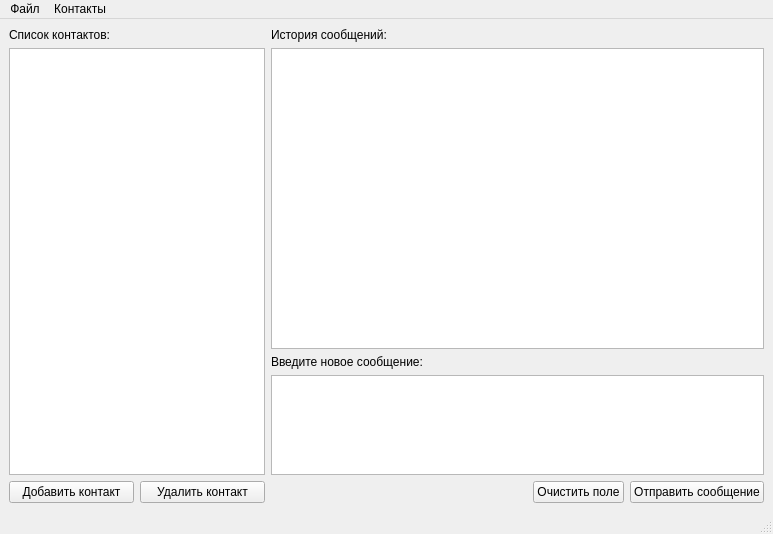
<?xml version="1.0" encoding="UTF-8"?>
<ui version="4.0">
 <class>MainClientWindow</class>
 <widget class="QMainWindow" name="MainClientWindow">
  <property name="geometry">
   <rect>
    <x>0</x>
    <y>0</y>
    <width>773</width>
    <height>534</height>
   </rect>
  </property>
  <property name="minimumSize">
   <size>
    <width>756</width>
    <height>534</height>
   </size>
  </property>
  <property name="windowTitle">
   <string>Чат Программа alpha release</string>
  </property>
  <widget class="QWidget" name="centralwidget">
   <layout class="QHBoxLayout" name="horizontalLayout_3">
    <item>
     <layout class="QVBoxLayout" name="verticalLayout_5">
      <item>
       <layout class="QVBoxLayout" name="verticalLayout_4">
        <item>
         <widget class="QLabel" name="label_contacts">
          <property name="text">
           <string>Список контактов:</string>
          </property>
         </widget>
        </item>
        <item>
         <widget class="QListView" name="list_contacts">
          <property name="sizePolicy">
           <sizepolicy hsizetype="Fixed" vsizetype="Expanding">
            <horstretch>0</horstretch>
            <verstretch>0</verstretch>
           </sizepolicy>
          </property>
         </widget>
        </item>
       </layout>
      </item>
      <item>
       <layout class="QHBoxLayout" name="horizontalLayout_2">
        <item>
         <widget class="QPushButton" name="btn_add_contact">
          <property name="text">
           <string>Добавить контакт</string>
          </property>
         </widget>
        </item>
        <item>
         <widget class="QPushButton" name="btn_remove_contact">
          <property name="text">
           <string>Удалить контакт</string>
          </property>
         </widget>
        </item>
       </layout>
      </item>
     </layout>
    </item>
    <item>
     <layout class="QVBoxLayout" name="verticalLayout_3">
      <item>
       <layout class="QVBoxLayout" name="verticalLayout_2">
        <item>
         <widget class="QLabel" name="label_history">
          <property name="text">
           <string>История сообщений:</string>
          </property>
         </widget>
        </item>
        <item>
         <widget class="QListView" name="list_messages"/>
        </item>
       </layout>
      </item>
      <item>
       <layout class="QVBoxLayout" name="verticalLayout">
        <item>
         <widget class="QLabel" name="label_new_message">
          <property name="text">
           <string>Введите новое сообщение:</string>
          </property>
         </widget>
        </item>
        <item>
         <widget class="QTextEdit" name="text_message">
          <property name="sizePolicy">
           <sizepolicy hsizetype="Expanding" vsizetype="Fixed">
            <horstretch>0</horstretch>
            <verstretch>0</verstretch>
           </sizepolicy>
          </property>
          <property name="maximumSize">
           <size>
            <width>16777215</width>
            <height>100</height>
           </size>
          </property>
         </widget>
        </item>
       </layout>
      </item>
      <item>
       <layout class="QHBoxLayout" name="horizontalLayout">
        <item>
         <spacer name="horizontalSpacer">
          <property name="orientation">
           <enum>Qt::Horizontal</enum>
          </property>
          <property name="sizeHint" stdset="0">
           <size>
            <width>40</width>
            <height>20</height>
           </size>
          </property>
         </spacer>
        </item>
        <item>
         <widget class="QPushButton" name="btn_clear">
          <property name="text">
           <string>Очистить поле</string>
          </property>
         </widget>
        </item>
        <item>
         <widget class="QPushButton" name="btn_send">
          <property name="text">
           <string>Отправить сообщение</string>
          </property>
         </widget>
        </item>
       </layout>
      </item>
     </layout>
    </item>
   </layout>
  </widget>
  <widget class="QMenuBar" name="menubar">
   <property name="geometry">
    <rect>
     <x>0</x>
     <y>0</y>
     <width>773</width>
     <height>21</height>
    </rect>
   </property>
   <widget class="QMenu" name="menu">
    <property name="title">
     <string>Файл</string>
    </property>
    <addaction name="menu_exit"/>
   </widget>
   <widget class="QMenu" name="menu_2">
    <property name="title">
     <string>Контакты</string>
    </property>
    <addaction name="menu_add_contact"/>
    <addaction name="menu_del_contact"/>
    <addaction name="separator"/>
   </widget>
   <addaction name="menu"/>
   <addaction name="menu_2"/>
  </widget>
  <widget class="QStatusBar" name="statusBar"/>
  <action name="menu_exit">
   <property name="text">
    <string>Выход</string>
   </property>
  </action>
  <action name="menu_add_contact">
   <property name="text">
    <string>Добавить контакт</string>
   </property>
  </action>
  <action name="menu_del_contact">
   <property name="text">
    <string>Удалить контакт</string>
   </property>
  </action>
 </widget>
 <resources/>
 <connections>
  <connection>
   <sender>btn_clear</sender>
   <signal>clicked()</signal>
   <receiver>text_message</receiver>
   <slot>clear()</slot>
   <hints>
    <hint type="sourcelabel">
     <x>541</x>
     <y>481</y>
    </hint>
    <hint type="destinationlabel">
     <x>547</x>
     <y>416</y>
    </hint>
   </hints>
  </connection>
 </connections>
</ui>
